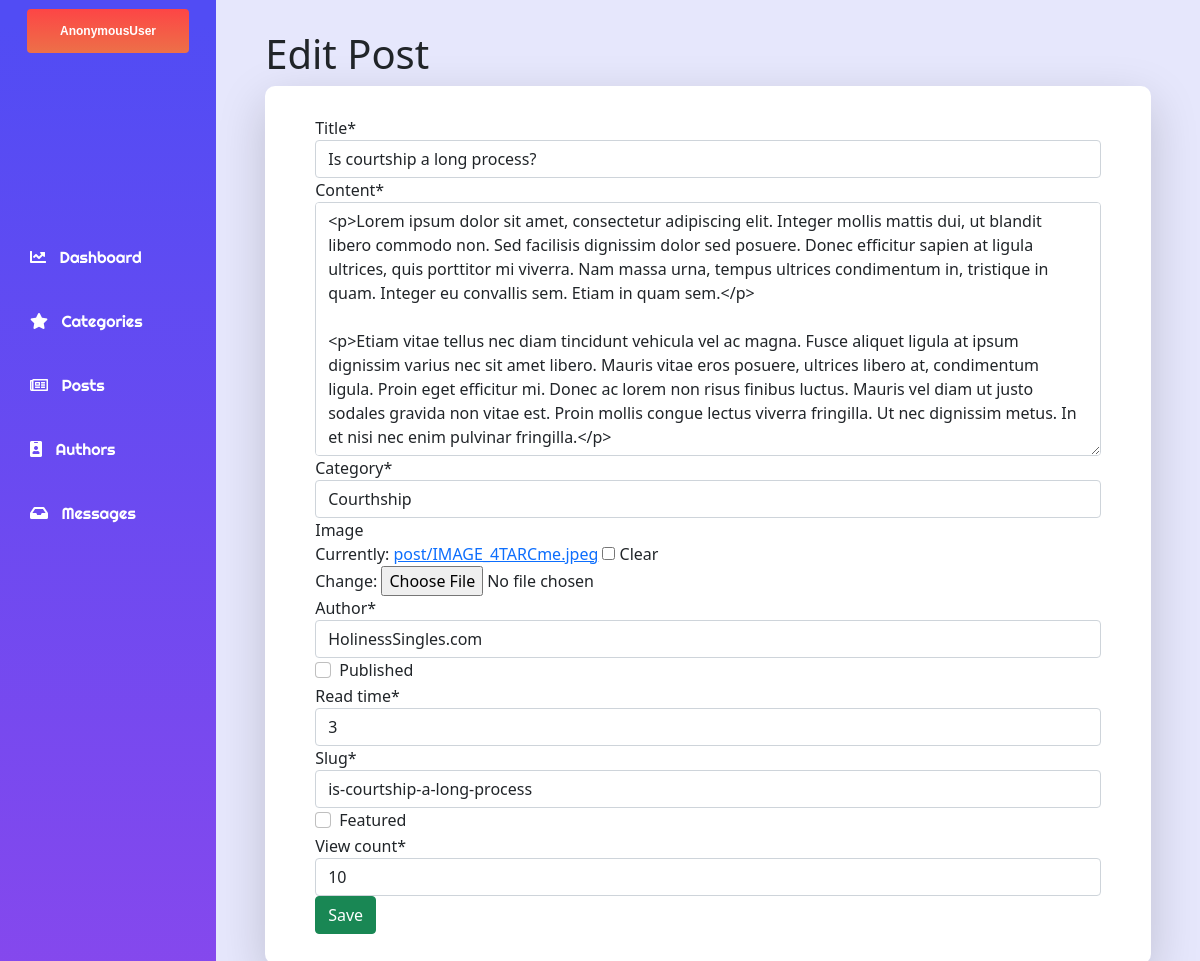
Before: /dashboard/PostEdit/courthship/is-courtship-a-long-process/ with the older database file.
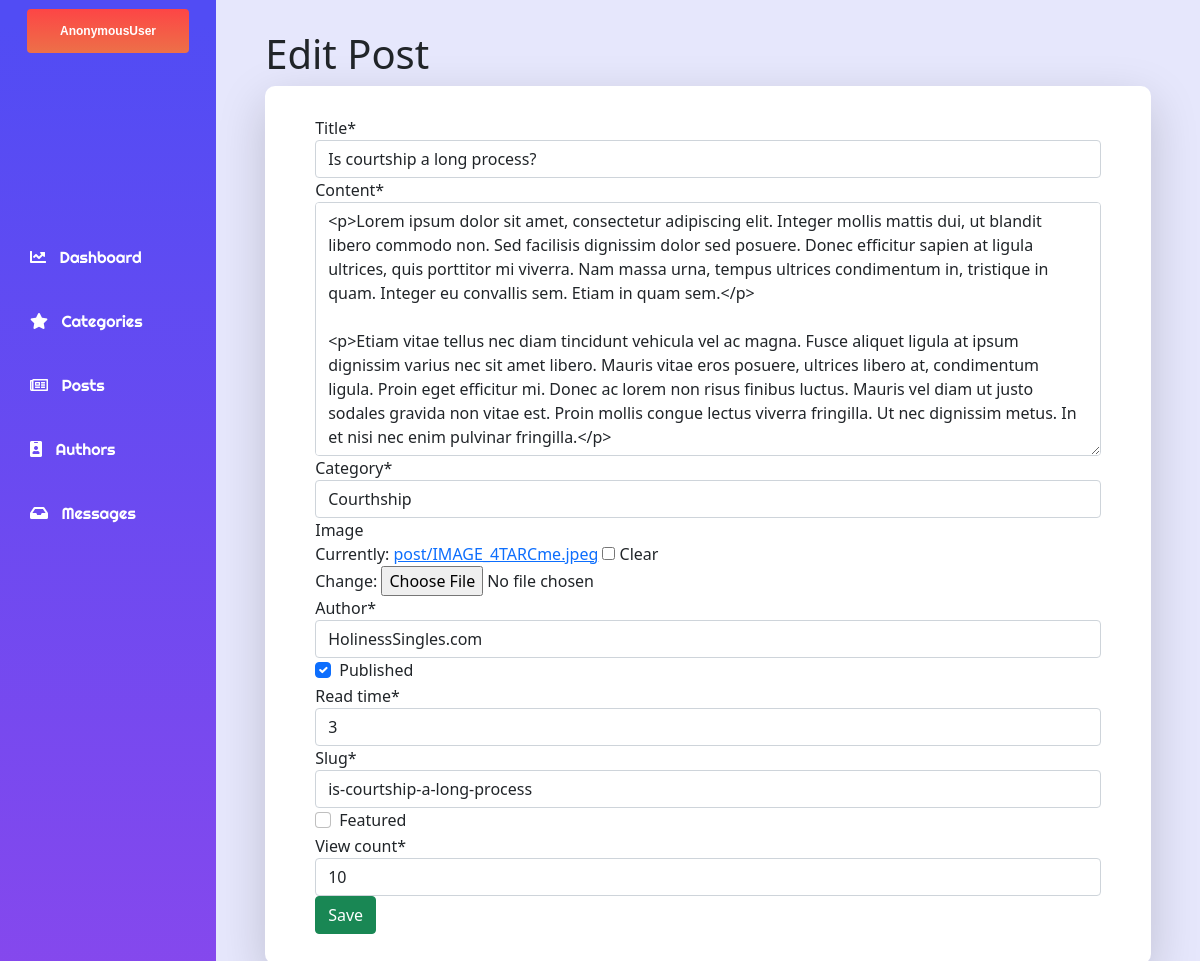
After: the same page with the newer database file.
### website/models.py (models this page shows, shortened)
class Post(models.Model):
    title = models.CharField(max_length=250, unique=True)
    content = RichTextUploadingField()
    category = models.ForeignKey(Category, on_delete=models.CASCADE)
    image = models.ImageField(upload_to='post', blank=True, null=True)
    author = models.ForeignKey(settings.AUTH_USER_MODEL, on_delete=models.CASCADE)
    published = models.BooleanField(default=False)
    created = models.DateTimeField(auto_now_add=True, blank=True, null=True)
    updated = models.DateTimeField(auto_now=True, blank=True, null=True)
    read_time = models.IntegerField()
    slug = models.SlugField(null=True,unique=True)
    featured = models.BooleanField(default=False)
    view_count = models.IntegerField(default=0)
    class Meta:
        ordering = ('title',)
        verbose_name = 'post'
        verbose_name_plural = 'posts'

### dashboard/views.py (the view)
# urls.py: path('PostEdit/<slug:category_slug>/<slug:post_slug>/', views.editPost, name='editPost'),
def editPost(request, category_slug, post_slug):
    editPost = Post.objects.get(category__slug=category_slug, slug=post_slug)
    form = PostForm(request.POST or None, request.FILES or None, instance = editPost)
    if form.is_valid():
        form.save()
        return HttpResponseRedirect(reverse('dashboard:posts'))
    context = {'form':form}
    return render(request, 'dashboard/posts_edit.html', context )

### contact/forms.py
class MessageForm(ModelForm):
    class Meta:
        model = Messages
        fields = ['name', 'email', 'body']

### website/forms.py
class PostForm(ModelForm):
    class Meta:
        model = Post
        fields = '__all__'

### website/context_processors.py (called while the page is built)
def whatWeDo(request):
    whatWeDo = Post.objects.filter(category = 8)
    return dict(whatWeDo=whatWeDo)

def menu(request):
    links = Category.objects.filter(navbar = True)
    return dict(links=links)

def post_menu(request):
    post_list = Post.objects.filter(published = True)
    return dict(post_list=post_list)

def message_count(request):
    message_countAll = Messages.objects.filter(read=False)
    message_count = message_countAll.count()
    return dict(message_count=message_count)

def contact_form(request):
    formMessage = MessageForm()
    context = {
        'formMessage':formMessage
    }
    return context

### website/models.py (called while the page is built)
    def __str__(self):
        return self.name

### dashboard/templates/dashboard/posts_edit.html (shortened to what this page needs)
{% extends "baseManager.html" %}
{% load static %}
{% load crispy_forms_tags %}
{% block content%}
<link rel="stylesheet" href="{% static 'css/category.css' %}" />
  <div class="content mobileContainer">
    <div style="width: 90%;" class="tableHeaderContainer">
      <div class="postSection">
        <h1 class="postSectionItem">Edit Post</h1>
      </div>
    </div>
<div style="border-radius: 10px;" class="tableConatiner  shadow-lg">
    <form style="width: 100%;" class="formContainer" action="" method="post" enctype="multipart/form-data">
        {{ form | crispy }}
        <button class="btn btn-success" type="submit">Save</button>
    </form>
</div>
</div>
    {% endblock content %}

Changed rows visible on the page:
changed Post "Is courtship a long process?": published "☐" → "☑"
